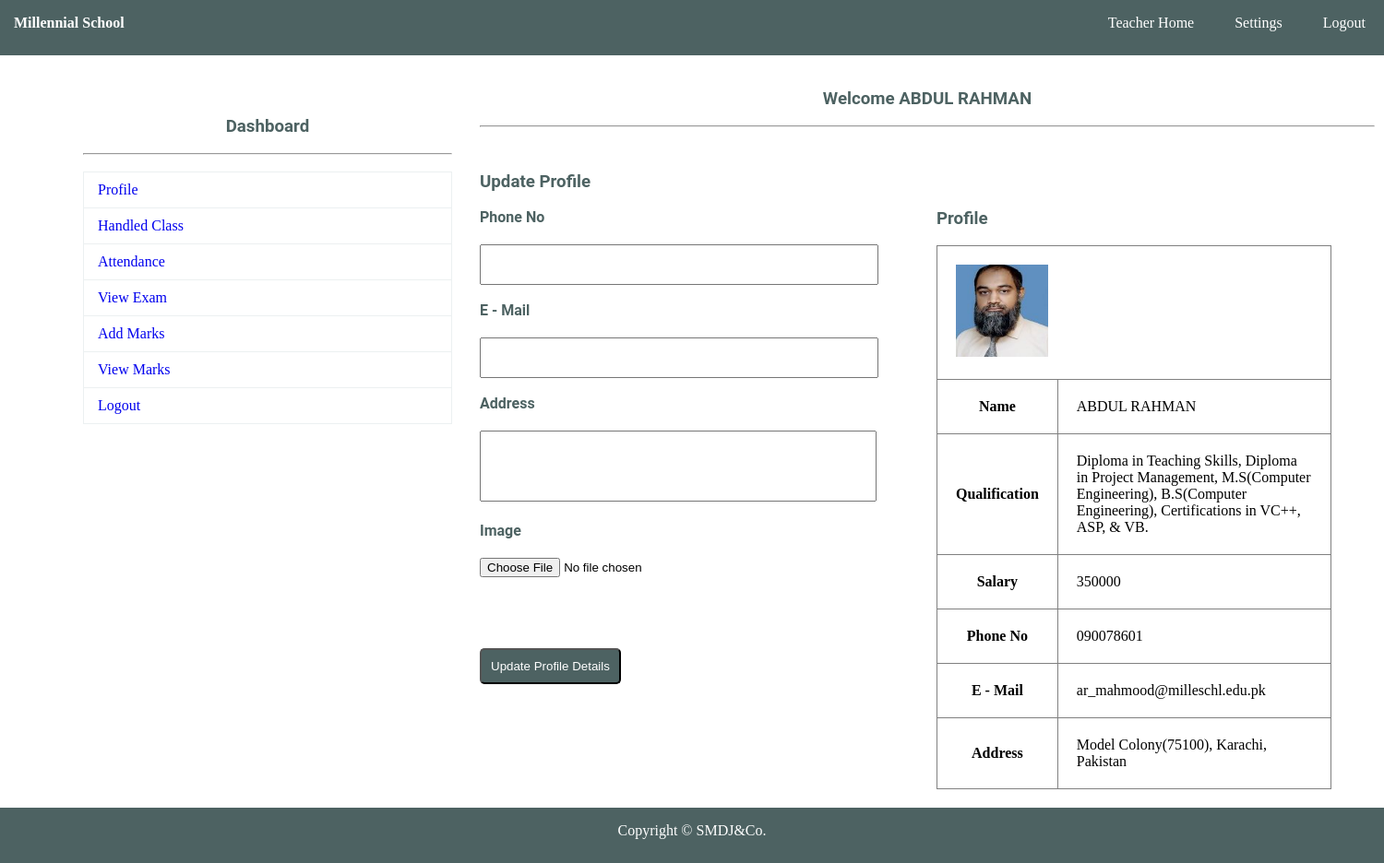
Page /MillennialSchool.com/school/teacher_home.php (signed in) on the committed database.
### tables this page shows
CREATE TABLE `staff` (
  `TID` int(11) NOT NULL,
  `TNAME` varchar(150) NOT NULL,
  `TPASS` varchar(150) NOT NULL,
  `QUAL` varchar(150) NOT NULL,
  `SAL` varchar(150) NOT NULL,
  `PNO` varchar(150) NOT NULL,
  `MAIL` varchar(150) NOT NULL,
  `PADDR` text NOT NULL,
  `IMG` varchar(150) NOT NULL
);

### MillennialSchool.com/school/teacher_home.php (the view, shortened to what this page needs)
<?php
	include"database.php";
	$sql="SELECT * FROM staff WHERE TID={$_SESSION["TID"]}";
		$res=$db->query($sql);
		if($res->num_rows>0)
		{
			$row=$res->fetch_assoc();
		}
?>
<!DOCTYPE html>
<html>
	<head>
		<link rel="stylesheet" type="text/css" href="css/style.css">
	</head>
	<body>
		<?php include"navbar.php";?><br>
			<div id="section">
				<?php include"sidebar.php";?><br>
					<h3 class="text">Welcome <?php echo $_SESSION["TNAME"]; ?></h3><br><hr><br>
				<div class="content">
					<h3>Update Profile</h3><br>
					<div class="lbox1">
					<form  enctype="multipart/form-data" role="form"  method="post" action="<?php echo $_SERVER["PHP_SELF"];?>">
							<label>  Phone No</label><br>
							<input type="text" maxlength="10" required class="input3" name="pno"><br><br>
							<label>  E - Mail</label><br>
							<input type="email"  class="input3" required name="mail"><br><br>
							<label>  Address</label><br>
							<textarea rows="5" name="addr"></textarea><br><br>
							<label> Image</label><br>
							<input type="file"  class="input3" required name="img"><br><br>
						<button type="submit" class="btn" name="submit">Update Profile Details</button>
						</form>
					</div>
					<div class="rbox1">
					<h3> Profile</h3><br>
						<table border="1px">
							<tr><td colspan="2"><img src="<?php echo $row["IMG"] ?>" height="100" width="100" alt="upload Pending"></td></tr>
							<tr><th>Name </th> <td><?php echo $row["TNAME"] ?> </td></tr>
							<tr><th>Qualification </th> <td><?php echo $row["QUAL"] ?>  </td></tr>
							<tr><th>Salary </th> <td> <?php echo $row["SAL"] ?>  </td></tr>
							<tr><th>Phone No </th> <td> <?php echo $row["PNO"] ?> </td></tr>
							<tr><th>E - Mail </th> <td> <?php echo $row["MAIL"] ?> </td></tr>
							<tr><th>Address </th> <td> <?php echo $row["PADDR"] ?> </td></tr>
						</table>
					</div>
				</div>
			</div>
				<?php include"footer.php";?>
	</body>
</html>

### MillennialSchool.com/school/css/style.css (style rules this page uses)
* { padding:0px; margin:0px; }
html { background:#fff; }
h1,h2,h3,h4,h5,h6,label { font-family:roboto; color:#4D6262; }
.btn { border-radius:5px; padding:10px; background:#4D6262; color:white; margin-top:40px; }
label { font-weight:bold; }
.text { text-align:center; }
#section { height:auto; width:1400px; margin-left:90px; font-family:cambria; }
.content { margin-top:30px; height:auto; width:950px; float:left; }
tr,td,th { padding:20px; }
.input3 { width:90%; height:40px; margin-top:20px; }
table { border-collapse:collapse; }
.lbox1 { width:50%; margin-right:20px; float:left; }
.rbox1 { width:45%; float:left; }
.rbox1 table { width:100%; }
textarea { resize:none;width:90%;margin-top:20px; }

### rows in the picture
staff: IMG (picture), TNAME "ABDUL RAHMAN", QUAL "Diploma in Teaching Skills, Diploma in Project Management, M.S(Computer Engineering), B.S(Computer Engineering), Certifications in VC++, ASP, & VB.", SAL "350000", PNO "090078601", MAIL "ar_mahmood@milleschl.edu.pk", PADDR "Model Colony(75100), Karachi, Pakistan"

### other values in the picture
$_SESSION["TNAME"] "ABDUL RAHMAN"
